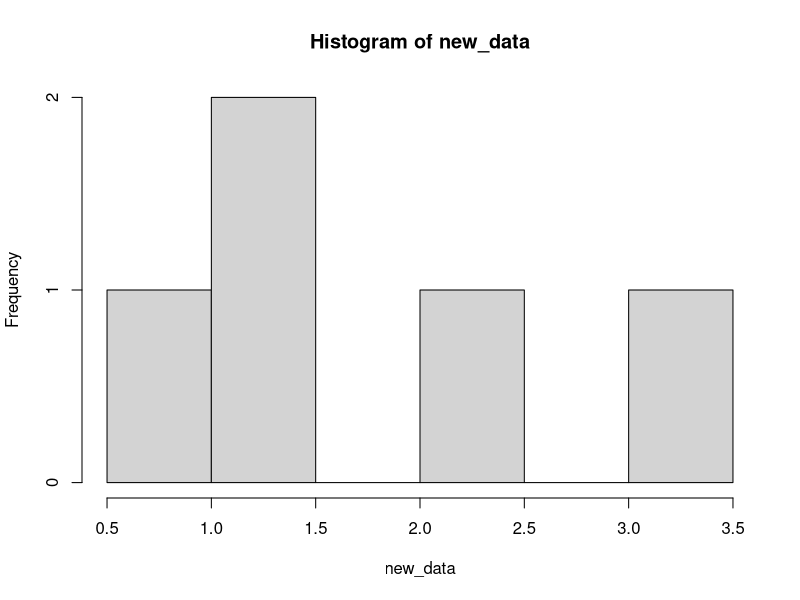
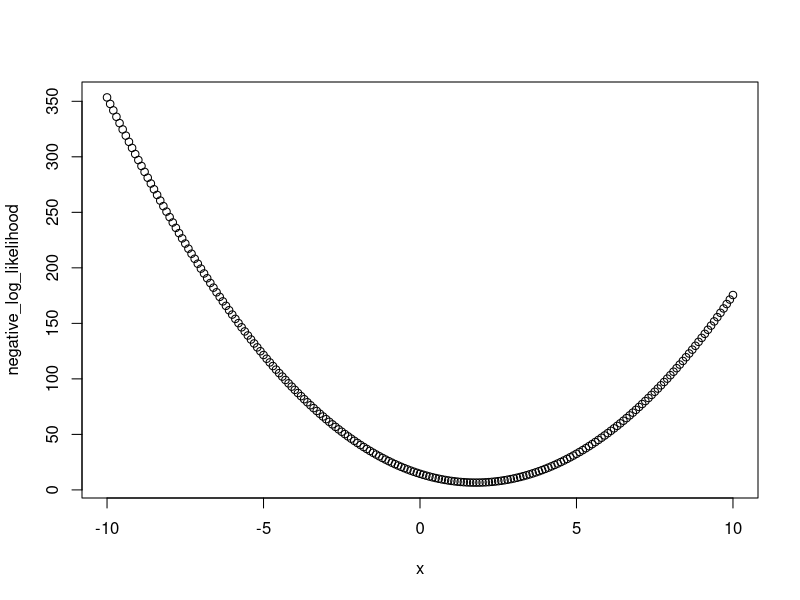
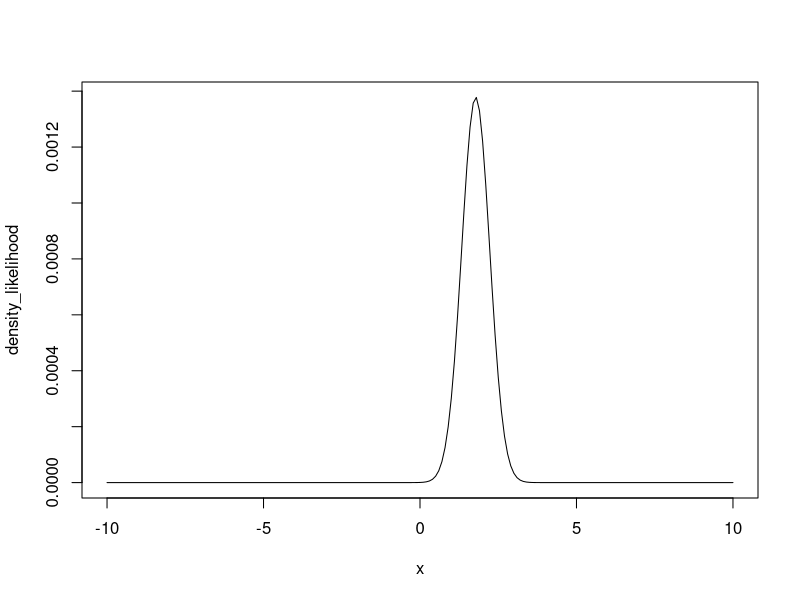
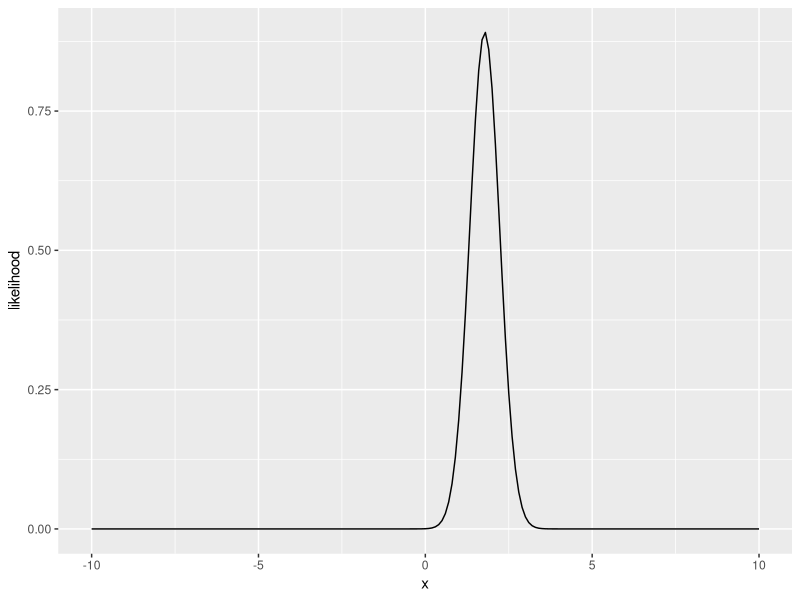
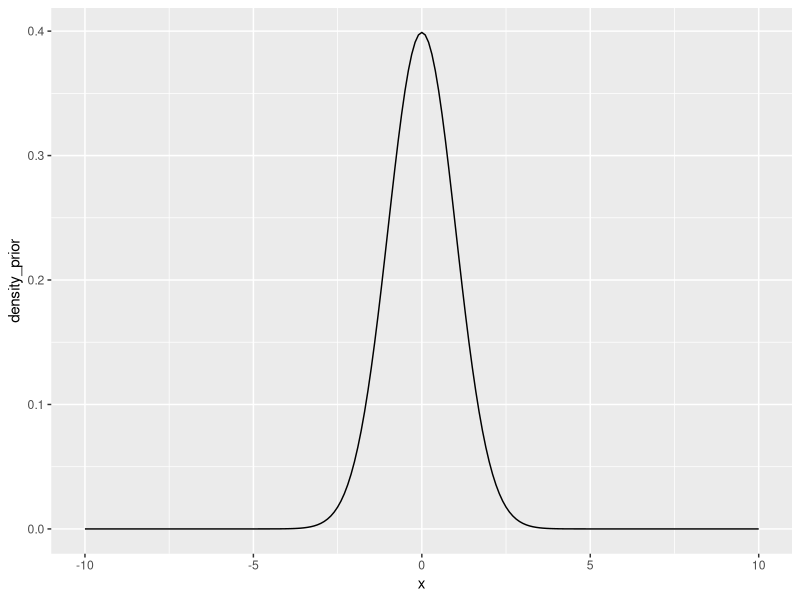
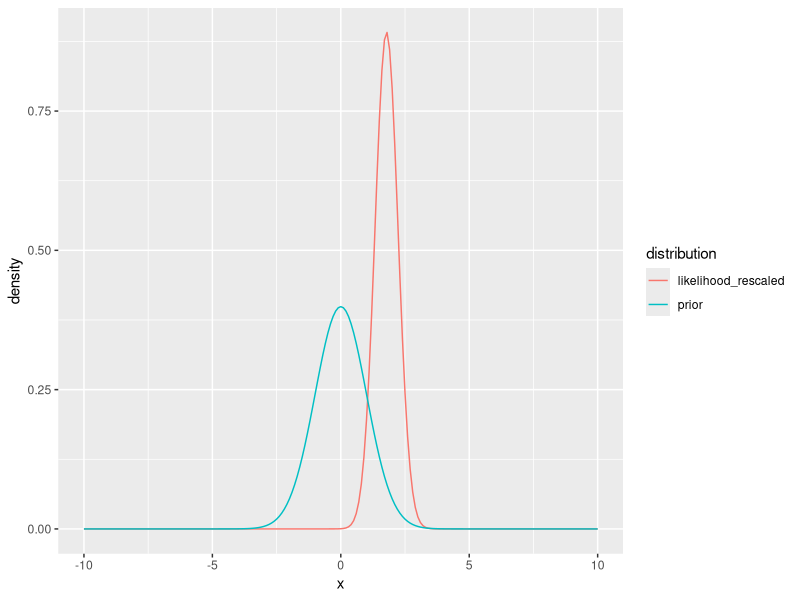
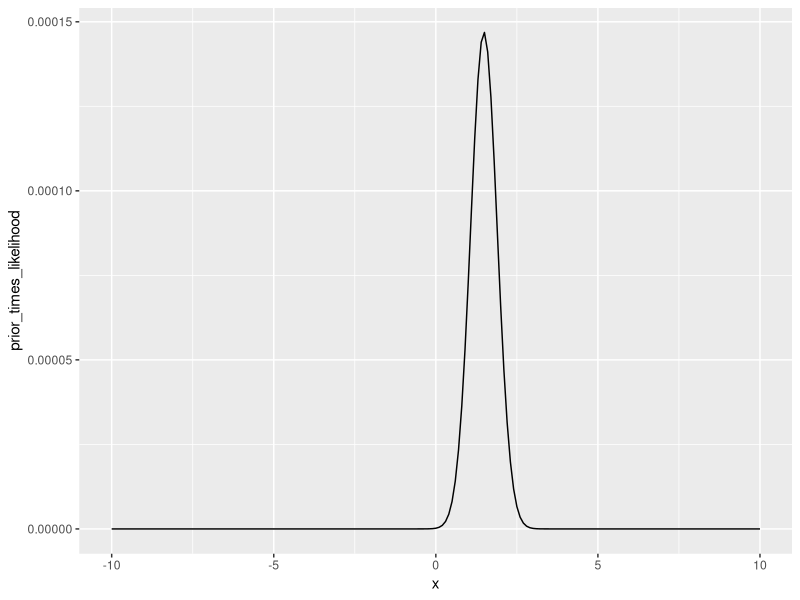
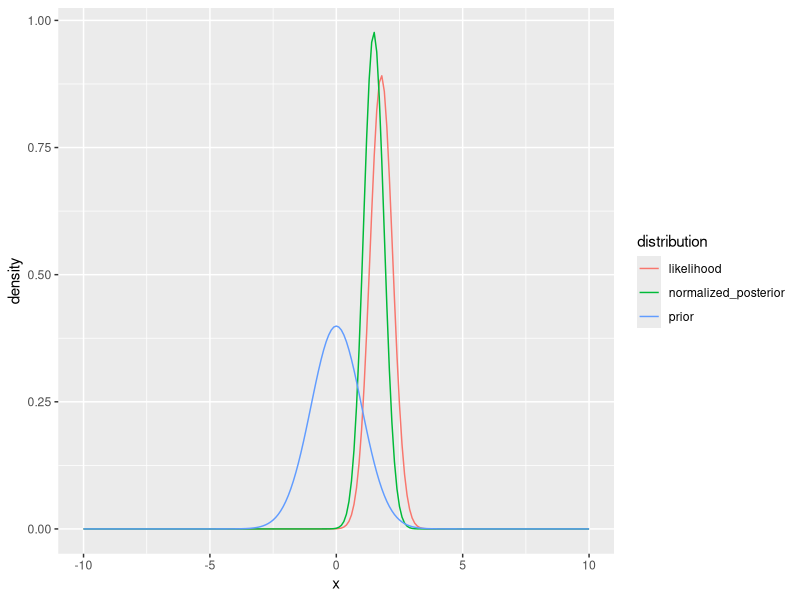

These charts were generated, in order, by the following R code:
## ---- chunk 1
library(tidyverse)
library(patchwork)
## ---- chunk 2
num_data_points <- 5

mean_data <- 3.0
sd_data <- 1.0

new_data <- rnorm(num_data_points, mean = mean_data, sd = sd_data)
hist(new_data)
## ---- chunk 3
#DATA MODEL
delta_x <- 0.1
x <- seq(-10,10, delta_x)
negative_log_likelihood <- rep(NA,length(x))
for(i in 1:length(x)){
  negative_log_likelihood[i] <- -sum(dnorm(new_data, mean = x[i], sd = 1, log = TRUE))
}

plot(x, negative_log_likelihood)
## ---- chunk 4
density_likelihood <- exp(-negative_log_likelihood)
plot(x, density_likelihood, type = "l")

## ---- chunk 5
likelihood_area_under_curve <- sum(density_likelihood * delta_x) #Width * Height
density_likelihood_rescaled <- density_likelihood/likelihood_area_under_curve
## ---- chunk 6
d <- tibble(x = x,
            likelihood = density_likelihood_rescaled)
ggplot(d, aes(x = x, y = likelihood)) +
  geom_line()

## ---- chunk 7
mean_prior <- 0
sd_prior <- 1.0

#Priors
density_prior <- dnorm(x, mean = mean_prior, sd = sd_prior)
d <- tibble(x = x,
            density_prior = density_prior)
ggplot(d, aes(x = x, y = density_prior)) +
  geom_line()
## ---- chunk 8
tibble(x = x,
            prior = density_prior,
            likelihood_rescaled = density_likelihood_rescaled) %>% 
  pivot_longer(cols = -x, names_to = "distribution", values_to = "density") %>% 
  mutate(distribution = factor(distribution)) %>% 
  ggplot(aes(x = x, y = density, color = distribution)) +
  geom_line() 

## ---- chunk 9
prior_times_likelihood <- density_prior * density_likelihood
d <- tibble(x = x,
            prior_times_likelihood = prior_times_likelihood)
ggplot(d, aes(x = x, y = prior_times_likelihood)) +
  geom_line()
## ---- chunk 10
area_under_curve <- sum(prior_times_likelihood * delta_x)  #sum(Width * Height) = total probability of the data given all possible values of the parameter
normalized_posterior <- prior_times_likelihood / area_under_curve

paste0("the probablity of the data is (i.e., area under likelihood x prior curve): ", area_under_curve)
## ---- chunk 11
tibble(x = x,
       prior = density_prior,
       likelihood = density_likelihood_rescaled,
       normalized_posterior = normalized_posterior) %>% 
  pivot_longer(cols = -x, names_to = "distribution", values_to = "density") %>% 
  mutate(distribution = factor(distribution)) %>% 
  ggplot(aes(x = x, y = density, color = distribution)) +
  geom_line()
## ---- chunk 12
explore_senstivity <- function(num_data_points, mean_data, sd_data, mean_prior, sd_prior, title){

new_data <- rnorm(num_data_points, mean_data, sd_data)
delta_x <- 0.1
x <- seq(-5,5, delta_x)
negative_log_likelihood <- rep(NA,length(x))

#DATA MODEL
for(i in 1:length(x)){
  #Process model is that mean = x
  negative_log_likelihood[i] <- -sum(dnorm(new_data, mean = x[i], sd = 1, log = TRUE))
}

density_likelihood <- exp(-negative_log_likelihood)
likelihood_area_under_curve <- sum(density_likelihood * delta_x) #Width * Height
density_likelihood_rescaled <- density_likelihood/likelihood_area_under_curve

#Prior
density_prior <- dnorm(x, mean = mean_prior, sd = sd_prior)

#Prior x Likelihood
prior_times_likelihood <- density_prior * density_likelihood
area_under_curve <- sum(prior_times_likelihood * delta_x) #Width * Height
normalized_posterior <- prior_times_likelihood / area_under_curve

p <- tibble(x = x,
       prior = density_prior,
       likelihood = density_likelihood_rescaled,
       normalized_posterior = normalized_posterior) %>% 
  pivot_longer(cols = -x, names_to = "distribution", values_to = "density") %>% 
  mutate(distribution = factor(distribution)) %>% 
  ggplot(aes(x = x, y = density, color = distribution)) +
  geom_line() +
  labs(title = title)
return(p)
}
## ---- chunk 13
#Baseline
p1 <- explore_senstivity(num_data_points = 5,
                        mean_data = 3,
                        sd_data = 2,
                        mean_prior = 0,
                        sd_prior = 1.0,
                        title = "Baseline")

#Increase confidence in prior
p2 <- explore_senstivity(num_data_points = 5,
                        mean_data = 3,
                        sd_data = 2,
                        mean_prior = 0,
                        sd_prior = 0.1,
                        title = "Increase confidence in prior")

#Increase number of data points
p3 <- explore_senstivity(num_data_points = 50,
                        mean_data = 3,
                        sd_data = 2,
                        mean_prior = 0,
                        sd_prior = 1.0,
                        title = "Increase data")

#Make likelihood mean closer to prior
p4 <- explore_senstivity(num_data_points = 5,
                        mean_data = 0,
                        sd_data = 2,
                        mean_prior = 0,
                        sd_prior = 1.0,
                        title = "Make likelihood mean closer to prior")
(p1 / p2) | (p3 / p4) 


## ---- chunk 14
set.seed(100)
num_data_points <- 10
par1_true <- 3
sd_data <- 0.5
x <- runif(num_data_points, 0, 10)
par_true <- c(par1_true, 0.5)
y_true <- par_true[1] * (x / (x + par_true[2]))
y <- rnorm(length(y_true), mean = y_true, sd = sd_data)
plot(x, y, ylim = c(0, par1_true + 2))
## ---- chunk 15
mean_prior <- 1.0
sd_prior <- 0.5
## ---- chunk 16
delta_par1 <- 0.1
par1 <- seq(-3,10, delta_par1)
negative_log_likelihood <- rep(NA,length(par1))
for(i in 1:length(par1)){
  #Process model
  pred <- par1[i] * (x / (x + par_true[2]))
  #Data model
  negative_log_likelihood[i] <- -sum(dnorm(y, mean = pred, sd = sd_data, log = TRUE))
}

density_likelihood <- exp(-negative_log_likelihood)
likelihood_area_under_curve <- sum(density_likelihood * delta_par1) #Width * Height
density_likelihood_rescaled <- density_likelihood/likelihood_area_under_curve

#Priors
density_prior <- dnorm(par1, mean = mean_prior, sd = sd_prior)
prior_times_likelihood <- density_prior * density_likelihood
area_under_curve <- sum(prior_times_likelihood * delta_par1) #Width * Height
normalized_posterior <- prior_times_likelihood / area_under_curve

tibble(par1 = par1,
       prior = density_prior,
       likelihood = density_likelihood_rescaled,
       normalized_posterior = normalized_posterior) %>% 
  pivot_longer(cols = -par1, names_to = "distribution", values_to = "density") %>% 
  mutate(distribution = factor(distribution)) %>% 
  ggplot(aes(x = par1, y = density, color = distribution)) +
  geom_line()

## ---- chunk 17
par1_mle <- par1[which.max(density_likelihood)]
par1_post <- par1[which.max(normalized_posterior)]

d <- tibble(x = seq(0,10, 0.1),
            prior = mean_prior * (x / (x + par_true[2])),
            likelihood = par1_mle * (x / (x + par_true[2])),
            posterior = par1_post * (x / (x + par_true[2]))) %>% 
  pivot_longer(cols = -x, names_to = "distribution", values_to = "prediction") %>% 
  mutate(distribution = factor(distribution))
ggplot(d, aes(x = x, y = prediction, col = distribution)) +
  geom_line() +
  labs(y = "M-M model prediction (process model)")
## ---- chunk 18
num_data_points <- 10
par1_true <- 3
sd_data <- 0.5
x <- runif(num_data_points, 0, 10)
par_true <- c(par1_true, 0.5)
y_true <- par_true[1] * (x / (x + par_true[2]))
y <- rnorm(length(y_true), mean = y_true, sd = sd_data)
plot(x, y, ylim = c(0, par1_true + 2))
## ---- chunk 19
#Initialize chain
num_iter <- 5000
pars <- array(NA, dim = c(num_iter))
pars[1] <- 2
log_prob_current <- -10000000000
prob_current <- exp(log_prob_current)
jump <- 0.1

mean_prior <- 1.0
sd_prior <- 0.5

for(i in 2:num_iter){
  
  #Randomly select new parameter values
  proposed_pars <- rnorm(1, pars[i - 1], jump)
  
    
  #PRIORS: how likely is the proposed value given the prior distribution?
  prior <- dnorm(proposed_pars, mean = mean_prior, sd = sd_prior)

  #PROCESS MODEL: Use new parameter values in the process model
  pred <- proposed_pars * (x / (x + par_true[2]))

  #DATA MODEL: how likely is the data given the proposed parameter?
  #We are multiplying here
  likelihood <- prod(dnorm(y, mean = pred, sd = sd_data))
  
  #Combine the prior and likelihood
  #remember that you multiply probabilities which mean you can add log(probability)
  prob_proposed <- prior * likelihood
  
  z <- (prob_proposed/prob_current)
  
  #Now pick a random number between 0 and 1
  r <- runif(1, 0, 1)
  
  #If z > r then accept the new parameters
  #Note: this will always happen if the new parameters are more likely than
  #the old parameters z > 1 means than z is always > r no matter what value of
  #r is chosen.  However it will accept worse parameter sets (P_new is less
  #likely then P_old - i.e., z < 1) in proportion to how much worse it is
  #For example: if z = 0.9 and then any random number drawn by runif that is
  #less than 0.90 will result in accepting the worse values (i.e., the slightly
  #worse values will be accepted a lot of the time).  In contrast, if z = 0.01
  #(i.e., the new parameters are much much worse), then they can still be accepted
  #but much more rarely because random r values of < 0.1 occur more rarely
  if(z > r){
    pars[i] <- proposed_pars
    prob_current <- prob_proposed
  }else{
    pars[i] <- pars[i - 1]
    prob_current <- prob_current #this calculation isn't necessary but is here to show you the logic
  }
}
## ---- chunk 20
d <- tibble(iter = 1:num_iter,
       par1 = pars)

p1 <-  ggplot(d, aes(x = iter, y = par1)) +
  geom_line()

p2 <- ggplot(d, aes(x = par1)) +
  geom_histogram()

p1 | p2
## ---- chunk 21
nburn <- 100
d_burn <- tibble(iter = nburn:num_iter,
       par1 = pars[nburn:num_iter])

p1 <-  ggplot(d_burn, aes(x = iter, y = par1)) +
  geom_line()

p2 <- ggplot(d_burn, aes(x = par1)) +
  geom_histogram()

p1 | p2
## ---- chunk 22
par_post_burn <- pars[nburn:num_iter]

#Mean
mean(par_post_burn)
#sd
sd(par_post_burn)
#Quantiles
quantile(par_post_burn, c(0.025, 0.5,0.975))
## ---- chunk 23
num_samples <- 100
sample_index <- sample(x = 1:length(par_post_burn), size = num_samples, replace = TRUE)
random_draws <- par_post_burn[sample_index]
hist(random_draws)
## ---- chunk 24
num_samples <- 1000
x_new = x
pred_posterior_mean <- matrix(NA, num_samples, length(x_new))   # storage for all simulations
y_posterior <- matrix(NA, num_samples, length(x_new)) 

for(i in 1:num_samples){
  sample_index <- sample(x = 1:length(pars), size = 1, replace = TRUE)
  pred_posterior_mean[i, ] <- pars[sample_index] * (x_new / (x_new + par_true[2]))
  y_posterior[i, ] <- rnorm(length(x_new), pred_posterior_mean[i, ], sd = sd_data)
  
}
n.stats.y <- apply(y_posterior, 2, quantile, c(0.025, 0.5, 0.975))
n.stats.y.mean <- apply(y_posterior, 2, mean)

n.stats.mean <- apply(pred_posterior_mean, 2, quantile, c(0.025, 0.5, 0.975))

d <- tibble(x = x_new,
            median = n.stats.y.mean,
            lower95_y = n.stats.y[1, ],
            upper95_y = n.stats.y[3, ],
            lower95_mean = n.stats.mean[1, ],
            upper95_mean = n.stats.mean[3, ],
            obs = y)

ggplot(d, aes(x = x)) +
  geom_ribbon(aes(ymin = lower95_y, ymax = upper95_y), fill = "lightblue", alpha = 0.5) +
    geom_ribbon(aes(ymin = lower95_mean, ymax = upper95_mean), fill = "pink", alpha = 0.5) +
  geom_line(aes(y = median)) +
  geom_point(aes(y = obs)) +
  labs(y = "M-M Prediction")

## ---- chunk 25
library(tidyverse)
library(patchwork)

#Build fake dataset
set.seed(100)
num_data_points <- 200
sd_data <- 0.25
par_true <- c(3, 0.5)
x <- runif(num_data_points, 0, 10)
y_true <- par_true[1] * (x / (x + par_true[2]))
y <- rnorm(length(y_true), mean = y_true, sd = sd_data)
plot(x, y, ylim = c(0, par_true[1] + 2))

#Set MCMC Configuration
num_iter <- 2000
num_pars <- 2
jump <- c(0.05, 0.05)

#Initialize chain
pars <- array(NA, dim = c(num_pars, num_iter))
pars[1, 1] <- 2
pars[2, 1] <- 1
log_likelihood_prior_current <- -10000000000

for(i in 2:num_iter){
  
  #Loop through parameter value
  
  for(j in 1:num_pars){
      #Randomly select new parameter values
    proposed_pars <- pars[, i - 1]
    proposed_pars[j] <- rnorm(1, mean = pars[j, i - 1], sd = jump[j])
    
    ##########################
    # PRIORS
    #########################
    #(remember that you multiply probabilities which mean you can add log(probability))
    log_prior <- dunif(proposed_pars[1], min = 0, max = 10, log = TRUE) + 
      dunif(proposed_pars[2], min = 0, max = 100, log = TRUE)
    
    #Likelihood.  
    #You could use:
    # pred <- process_model(x, pars = proposed_pars)
    # log_likelihood <- sum(dnorm(new_data, mean = pred, sd = sd_data, log = TRUE)
    # but we are looping here because it transitions well to the next section of the course
    log_likelihood <- rep(NA, length(x))
    pred <- rep(NA, length(x))
    for(m in 1:length(x)){
      ##########################
      # PROCESS MODEL
      #########################
      pred[m] <- proposed_pars[1] * (x[m] / (x[m] + proposed_pars[2]))
      ##########################
      # DATA MODEL
      #########################
      log_likelihood[m] <- dnorm(y[m], mean = pred[m], sd = sd_data, log = TRUE)
    }
    #Remember that you multiply probabilities which mean you can add log(probability)
    #Hence the use of sum
    log_likelihood <- sum(log_likelihood)
    
    ############################
    ###  PRIOR x LIKELIHOOD
    ############################
    #Combine the prior and likelihood
    #remember that you multiply probabilities which means you can add log(probability)
    log_likelihood_prior_proposed <- log_prior + log_likelihood
    
    #We want the ratio of new / old but since it is in log space we first
    #take the difference of the logs: log(new/old) = log(new) - log(old) 
    # and then take out of log space exp(log(new) - log(old))
    z <- exp(log_likelihood_prior_proposed - log_likelihood_prior_current)
    
    #Now pick a random number between 0 and 1
    r <- runif(1, min = 0, max = 1)
    #If z > r then accept the new parameters
    #Note: this will always happen if the new parameters are more likely than
    #the old parameters z > 1 means than z is always > r no matter what value of
    #r is chosen.  However it will accept worse parameter sets (P_new is less
    #likely then P_old - i.e., z < 1) in proportion to how much worse it is
    #For example: if z = 0.9 and then any random number drawn by runif that is
    #less than 0.90 will result in accepting the worse values (i.e., the slightly
    #worse values will be accepted a lot of the time).  In contrast, if z = 0.01
    #(i.e., the new parameters are much much worse), then they can still be accepted
    #but much more rarely because random r values of < 0.1 occur more rarely
    if(log(z) > log(r)){
      pars[j, i] <- proposed_pars[j]
      log_likelihood_prior_current <- log_likelihood_prior_proposed
    }else{
      pars[j, i] <- pars[j, i - 1]
      log_likelihood_prior_current <- log_likelihood_prior_current #this calculation isn't necessary but is here to show you the logic
    }
  }
}

d <- tibble(iter = 1:num_iter,
            par1 = pars[1, ],
            par2 = pars[2, ]) %>%
  pivot_longer(-iter, values_to = "value", names_to = "parameter")

p1 <- ggplot(d, aes(x = iter, y = value)) +
  geom_line() +
  facet_wrap(~parameter, scales = "free")

p2 <- ggplot(d, aes(x = value)) +
  geom_histogram() +
  facet_wrap(~parameter, scales = "free")

p1 / p2
## ---- chunk 26


## ---- chunk 27


## ---- chunk 28


## ---- chunk 29


## ---- chunk 30


## ---- chunk 31


## ---- chunk 32
